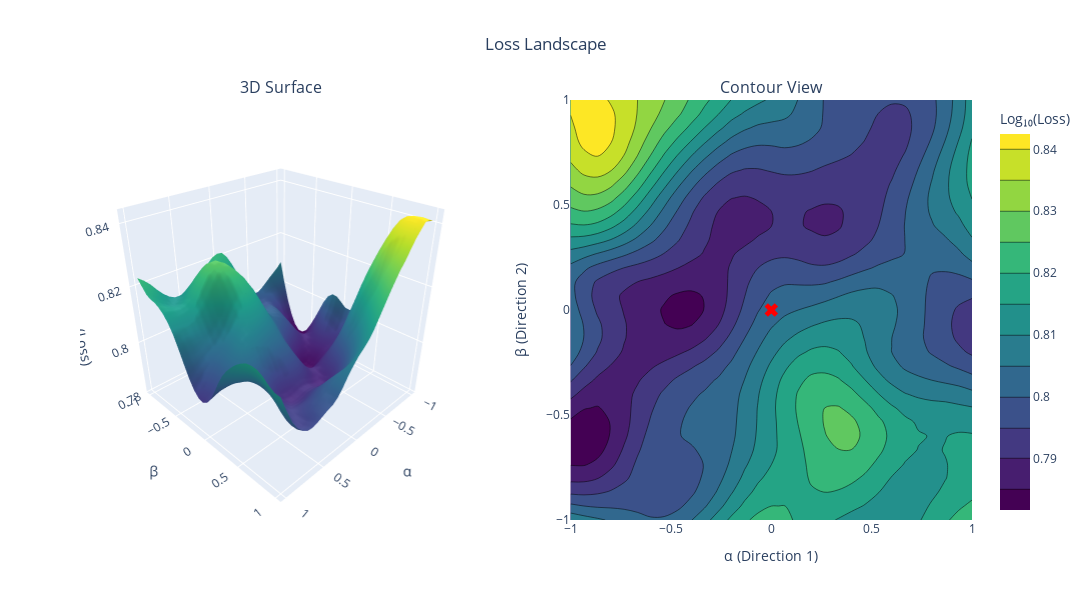

This figure's notebook cell:
### Code cell
# Combined view (3D surface + contour)
vis_config_both = VisualizationConfig(
    plot_type="both",
    colorscale="Viridis",
    log_scale=True,
)

fig_both = landscape.plot(vis_config_both)
fig_both.show()

### Figure 1 — Plotly figure (JSON) as saved in the notebook; plotly's stock layout.template omitted (floating-point values rounded to 4 significant figures; data arrays with more than 128 entries replaced by an {"elided": "..."} marker saying what was removed)
{"data": [{"colorscale": [[0, "#440154"], [0.1111, "#482878"], [0.2222, "#3e4989"], [0.3333, "#31688e"], [0.4444, "#26828e"], [0.5556, "#1f9e89"], [0.6667, "#35b779"], [0.7778, "#6ece58"], [0.8889, "#b5de2b"], [1, "#fde725"]], "scene": "scene", "showscale": false, "type": "surface", "x": {"elided": "31x31 float values"}, "y": {"elided": "31x31 float values"}, "z": {"elided": "31x31 float values"}}, {"colorbar": {"title": {"text": "Log₁₀(Loss)"}, "x": 1.02}, "colorscale": [[0, "#440154"], [0.1111, "#482878"], [0.2222, "#3e4989"], [0.3333, "#31688e"], [0.4444, "#26828e"], [0.5556, "#1f9e89"], [0.6667, "#35b779"], [0.7778, "#6ece58"], [0.8889, "#b5de2b"], [1, "#fde725"]], "ncontours": 30, "type": "contour", "x": [-1.0, -0.9333, -0.8667, -0.8, -0.7333, -0.6667, -0.6, -0.5333, -0.4667, -0.4, -0.3333, -0.2667, -0.2, -0.1333, -0.06667, -5.215e-08, 0.06667, 0.1333, 0.2, 0.2667, 0.3333, 0.4, 0.4667, 0.5333, 0.6, 0.6667, 0.7333, 0.8, 0.8667, 0.9333, 1.0], "xaxis": "x", "y": [-1.0, -0.9333, -0.8667, -0.8, -0.7333, -0.6667, -0.6, -0.5333, -0.4667, -0.4, -0.3333, -0.2667, -0.2, -0.1333, -0.06667, -5.215e-08, 0.06667, 0.1333, 0.2, 0.2667, 0.3333, 0.4, 0.4667, 0.5333, 0.6, 0.6667, 0.7333, 0.8, 0.8667, 0.9333, 1.0], "yaxis": "y", "z": {"elided": "31x31 float values"}}, {"marker": {"color": "red", "size": 12, "symbol": "x"}, "mode": "markers", "name": "Reference", "showlegend": false, "type": "scatter", "x": [0], "xaxis": "x", "y": [0], "yaxis": "y"}], "layout": {"annotations": [{"font": {"size": 16}, "showarrow": false, "text": "3D Surface", "x": 0.225, "xanchor": "center", "xref": "paper", "y": 1, "yanchor": "bottom", "yref": "paper"}, {"font": {"size": 16}, "showarrow": false, "text": "Contour View", "x": 0.775, "xanchor": "center", "xref": "paper", "y": 1, "yanchor": "bottom", "yref": "paper"}], "height": 600, "scene": {"camera": {"eye": {"x": 1.5, "y": 1.5, "z": 1.2}}, "domain": {"x": [0, 0.45], "y": [0, 1]}, "xaxis": {"title": {"text": "α"}}, "yaxis": {"title": {"text": "β"}}, "zaxis": {"title": {"text": "Log₁₀(Loss)"}}}, "title": {"text": "Loss Landscape", "x": 0.5, "xanchor": "center"}, "width": 1600, "xaxis": {"anchor": "y", "domain": [0.55, 1], "title": {"text": "α (Direction 1)"}}, "yaxis": {"anchor": "x", "domain": [0, 1], "title": {"text": "β (Direction 2)"}}}}
